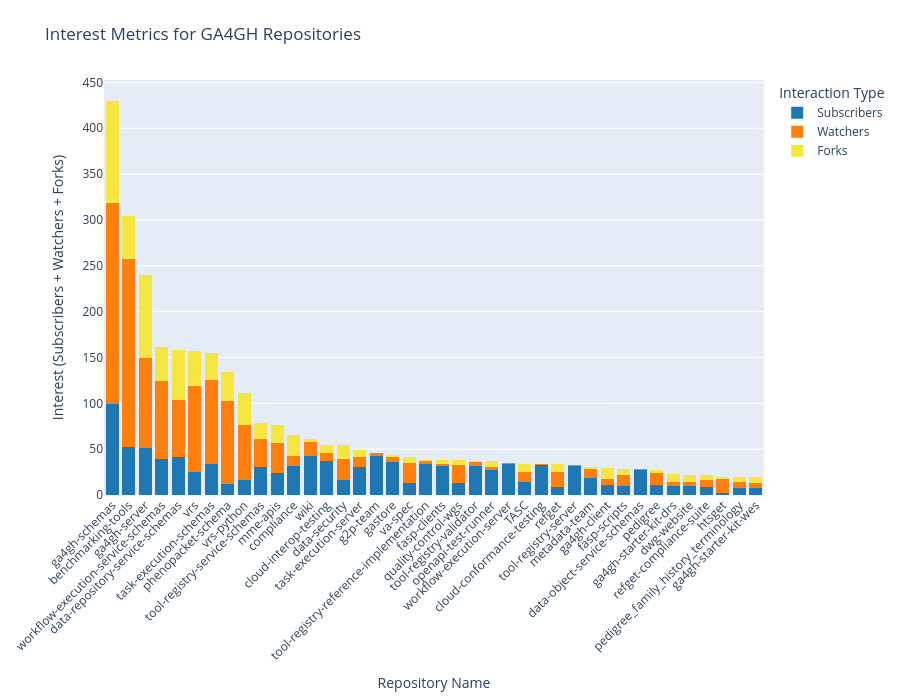

Notebook cell for this chart:
### Markdown cell above
## A Look at User Interactions with GA4GH Repos

Some of the main ways a user can show interest in a repository on github is to watch, fork, or subscribe to a repo.

For those not familiar with Github terminology:
- **Watchers**: Are users who have selected to recieve notifications about general activity in a repository
- **Subscribers**: Are users who want to know about specific issues within a repo such as open issues or pull request
- **Forks**: Are the ultimate form of interaction as it means a user loves the repo so much they have chosen to create their own personal copy so they can modify the code however they like

Assuming the sum of these 3 values is a rough indicator of the level of interest in a given repo, the cell below will generate a stacked bar graph with watchers + subscribers + forks.

### Code cell
GA4GH_repos = get_repos(GH_BASE_URL, repos_list)
GA4GH_repos_names = [repo['name'] for repo in GA4GH_repos]
GA4GH_repos_subscribers = [repo['subscribers_count'] for repo in GA4GH_repos]
GA4GH_repos_watchers = [repo['watchers_count'] for repo in GA4GH_repos]
GA4GH_repos_forks = [repo['forks_count'] for repo in GA4GH_repos]

df = pd.DataFrame({
    "Repo": GA4GH_repos_names,
    "Subscribers": GA4GH_repos_subscribers,
    "Forks": GA4GH_repos_forks,
    "Watchers": GA4GH_repos_watchers
})

df["total"] = df["Subscribers"] + df["Watchers"] + df["Forks"]
df = df.sort_values("total", ascending=False).reset_index(drop=True)

df = df.head(40)

fig1 = px.bar(
    df,
    x="Repo",
    y=["Subscribers", "Watchers", "Forks"],
    labels={"value": "Count", "repo": "Repository"},
    title="Interest Metrics for GA4GH Repositories",
    color_discrete_sequence=["#1f77b4", "#ff7f0e", "#f5e642"],
)

fig1.update_layout(
    barmode="stack",
    xaxis_tickangle=-45,
    margin=dict(l=40, r=20, t=80, b=150),
    xaxis_title="Repository Name",
    yaxis_title="Interest (Subscribers + Watchers + Forks)",
    legend_title_text="Interaction Type",
    height = 700
)
fig1.update_traces(marker_line_width=0)

### Figure 1 — Plotly figure (JSON) as saved in the notebook; plotly's stock layout.template omitted (floating-point values rounded to 4 significant figures)
{"data": [{"hovertemplate": "variable=Subscribers<br>Repo=%{x}<br>Count=%{y}<extra></extra>", "legendgroup": "Subscribers", "marker": {"color": "#1f77b4", "line": {"width": 0}, "pattern": {"shape": ""}}, "name": "Subscribers", "orientation": "v", "showlegend": true, "textposition": "auto", "type": "bar", "x": ["ga4gh-schemas", "benchmarking-tools", "ga4gh-server", "workflow-execution-service-schemas", "data-repository-service-schemas", "vrs", "task-execution-schemas", "phenopacket-schema", "vrs-python", "tool-registry-service-schemas", "mme-apis", "compliance", "wiki", "cloud-interop-testing", "data-security", "task-execution-server", "g2p-team", "gastore", "va-spec", "tool-registry-reference-implementation", "fasp-clients", "quality-control-wgs", "tool-registry-validator", "openapi-test-runner", "workflow-execution-server", "TASC", "cloud-conformance-testing", "refget", "tool-registry-server", "metadata-team", "ga4gh-client", "fasp-scripts", "data-object-service-schemas", "pedigree", "ga4gh-starter-kit-drs", "dwg-website", "refget-compliance-suite", "htsget", "pedigree_family_history_terminology", "ga4gh-starter-kit-wes"], "xaxis": "x", "y": [99, 52, 51, 39, 41, 25, 34, 12, 16, 30, 24, 32, 42, 37, 16, 30, 42, 36, 13, 34, 32, 13, 32, 27, 34, 14, 33, 9, 32, 19, 11, 10, 27, 11, 10, 10, 9, 2, 8, 8], "yaxis": "y"}, {"hovertemplate": "variable=Watchers<br>Repo=%{x}<br>Count=%{y}<extra></extra>", "legendgroup": "Watchers", "marker": {"color": "#ff7f0e", "line": {"width": 0}, "pattern": {"shape": ""}}, "name": "Watchers", "orientation": "v", "showlegend": true, "textposition": "auto", "type": "bar", "x": ["ga4gh-schemas", "benchmarking-tools", "ga4gh-server", "workflow-execution-service-schemas", "data-repository-service-schemas", "vrs", "task-execution-schemas", "phenopacket-schema", "vrs-python", "tool-registry-service-schemas", "mme-apis", "compliance", "wiki", "cloud-interop-testing", "data-security", "task-execution-server", "g2p-team", "gastore", "va-spec", "tool-registry-reference-implementation", "fasp-clients", "quality-control-wgs", "tool-registry-validator", "openapi-test-runner", "workflow-execution-server", "TASC", "cloud-conformance-testing", "refget", "tool-registry-server", "metadata-team", "ga4gh-client", "fasp-scripts", "data-object-service-schemas", "pedigree", "ga4gh-starter-kit-drs", "dwg-website", "refget-compliance-suite", "htsget", "pedigree_family_history_terminology", "ga4gh-starter-kit-wes"], "xaxis": "x", "y": [219, 205, 98, 85, 63, 94, 91, 90, 60, 31, 33, 10, 16, 9, 23, 11, 4, 5, 22, 3, 2, 20, 4, 4, 1, 11, 1, 16, 1, 9, 6, 12, 1, 13, 4, 4, 7, 15, 6, 5], "yaxis": "y"}, {"hovertemplate": "variable=Forks<br>Repo=%{x}<br>Count=%{y}<extra></extra>", "legendgroup": "Forks", "marker": {"color": "#f5e642", "line": {"width": 0}, "pattern": {"shape": ""}}, "name": "Forks", "orientation": "v", "showlegend": true, "textposition": "auto", "type": "bar", "x": ["ga4gh-schemas", "benchmarking-tools", "ga4gh-server", "workflow-execution-service-schemas", "data-repository-service-schemas", "vrs", "task-execution-schemas", "phenopacket-schema", "vrs-python", "tool-registry-service-schemas", "mme-apis", "compliance", "wiki", "cloud-interop-testing", "data-security", "task-execution-server", "g2p-team", "gastore", "va-spec", "tool-registry-reference-implementation", "fasp-clients", "quality-control-wgs", "tool-registry-validator", "openapi-test-runner", "workflow-execution-server", "TASC", "cloud-conformance-testing", "refget", "tool-registry-server", "metadata-team", "ga4gh-client", "fasp-scripts", "data-object-service-schemas", "pedigree", "ga4gh-starter-kit-drs", "dwg-website", "refget-compliance-suite", "htsget", "pedigree_family_history_terminology", "ga4gh-starter-kit-wes"], "xaxis": "x", "y": [112, 47, 91, 37, 54, 38, 30, 32, 35, 18, 19, 23, 3, 8, 15, 8, 0, 3, 6, 1, 4, 5, 1, 6, 0, 9, 0, 9, 0, 3, 12, 6, 0, 3, 9, 8, 6, 3, 6, 7], "yaxis": "y"}], "layout": {"barmode": "stack", "height": 700, "legend": {"title": {"text": "Interaction Type"}, "tracegroupgap": 0}, "margin": {"b": 150, "l": 40, "r": 20, "t": 80}, "title": {"text": "Interest Metrics for GA4GH Repositories"}, "xaxis": {"anchor": "y", "domain": [0, 1], "tickangle": -45, "title": {"text": "Repository Name"}}, "yaxis": {"anchor": "x", "domain": [0, 1], "title": {"text": "Interest (Subscribers + Watchers + Forks)"}}}}
